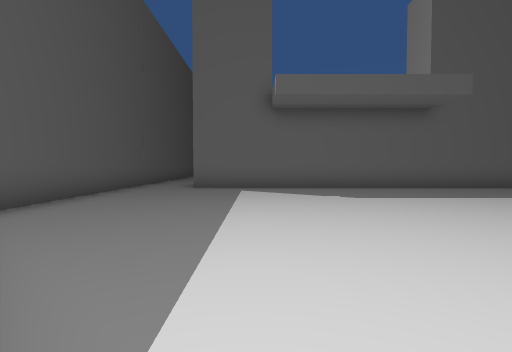
view 1 (above)

24 first-person views from a walk through a Unity game level. The camera is 1.4 m above the floor, tilts 2° down and sees 80° across. The floor is counted in squares, 2 m on a side. Each view is taken from the middle of a square. On the plan, view 1 faces up. The plan holds only what a view shows up to about 10 squares ahead; the rest is blank. The place goes on beyond the plan. The player is left out.

view 2
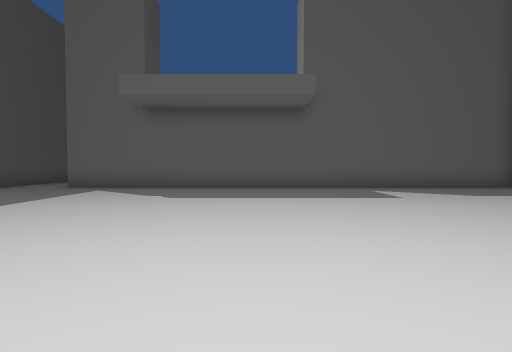

view 3
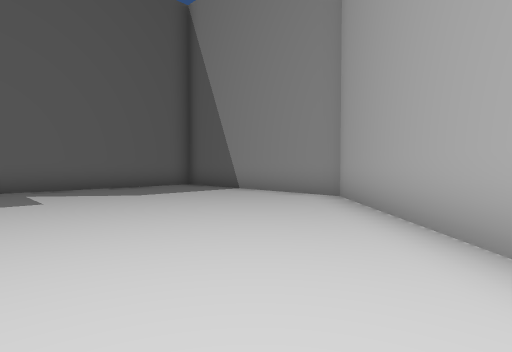

view 4
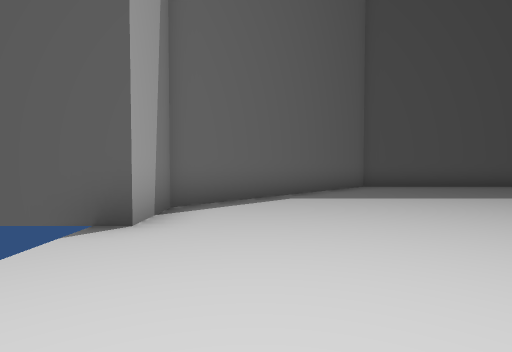

view 5
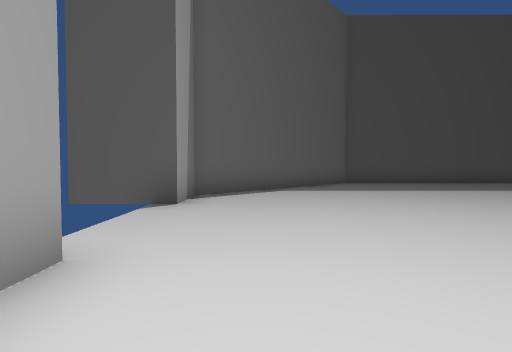

view 6
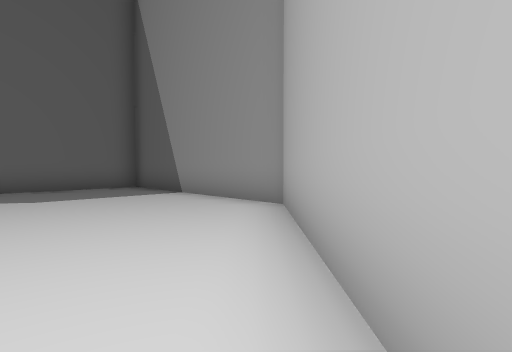

view 7
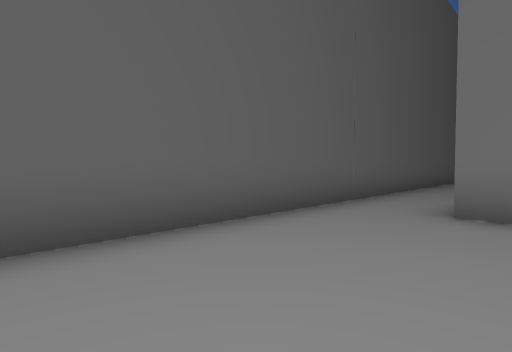

view 8
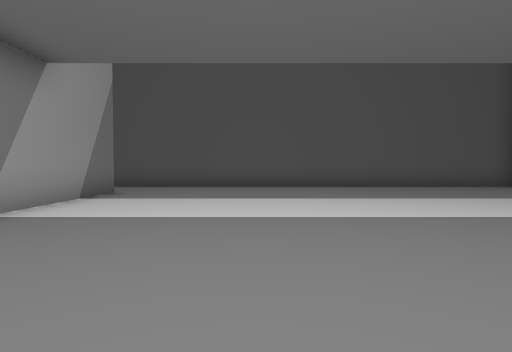

view 9
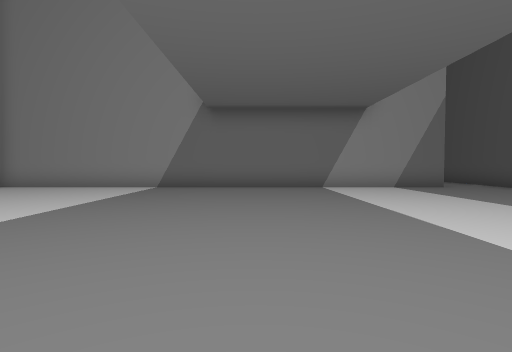

view 10
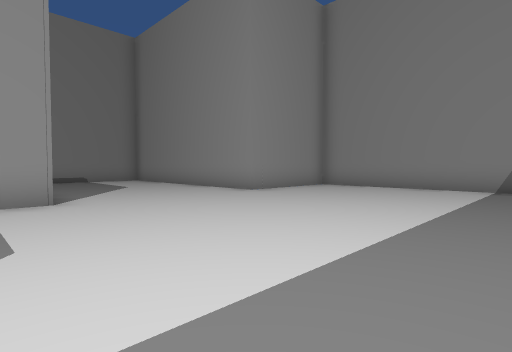

view 11
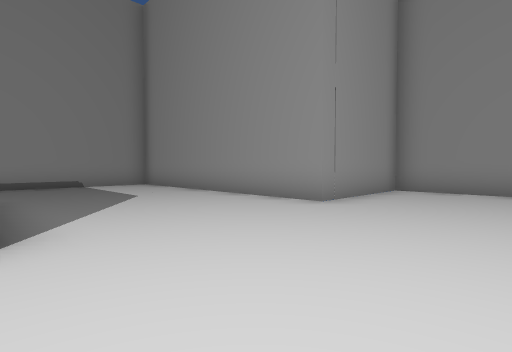

view 12
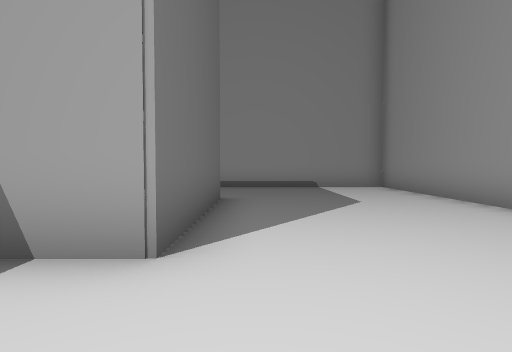

view 13
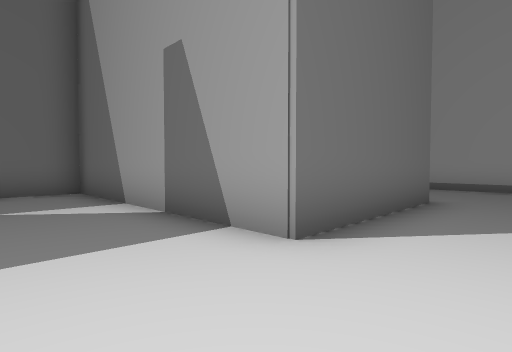

view 14
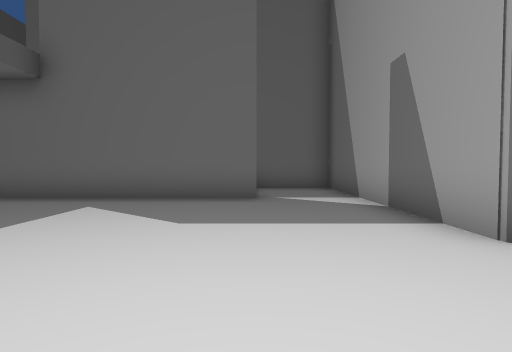

view 15
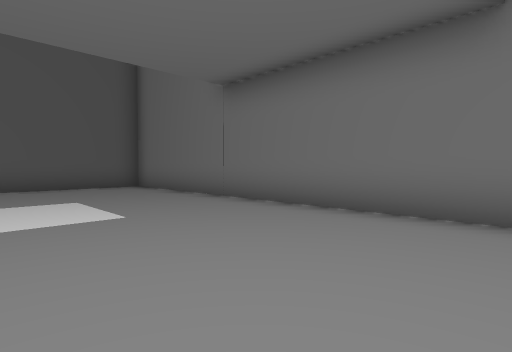

view 16
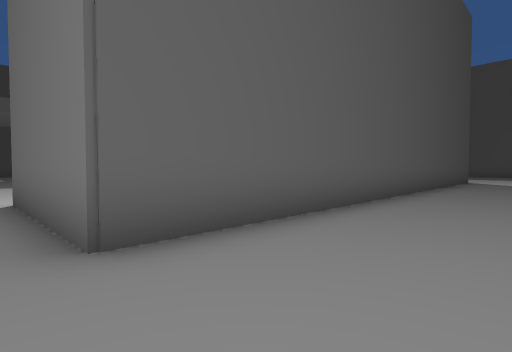

view 17
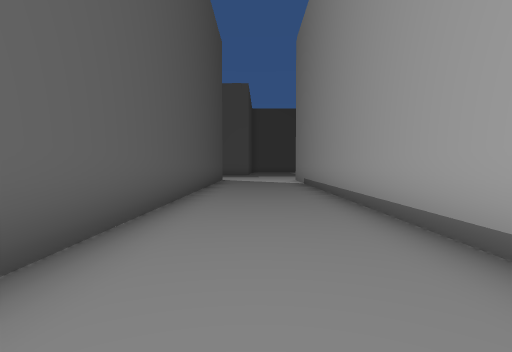

view 18
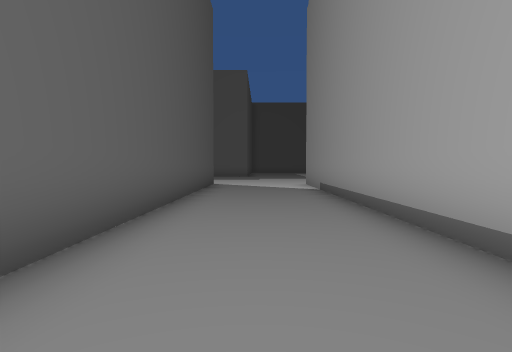

view 19
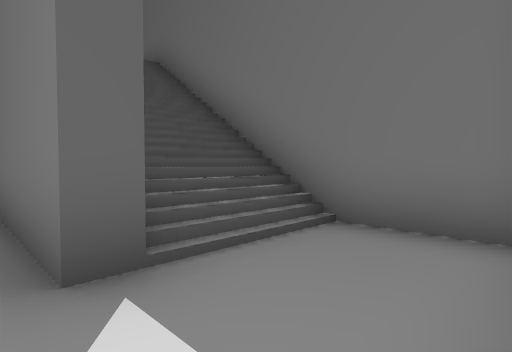

view 20
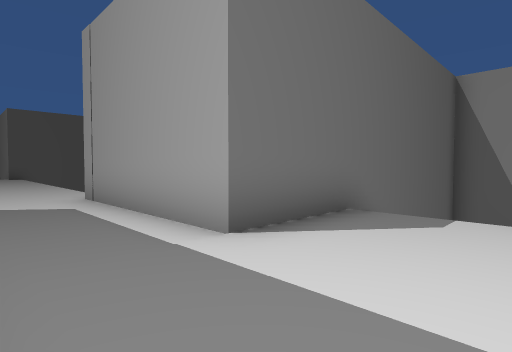

view 21
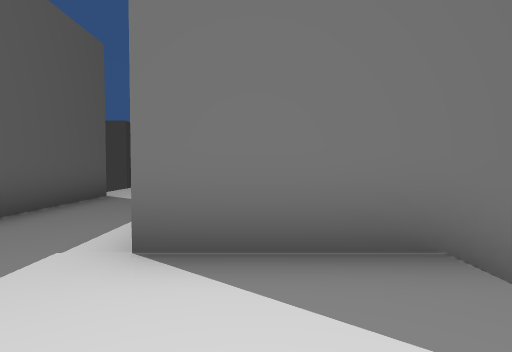

view 22
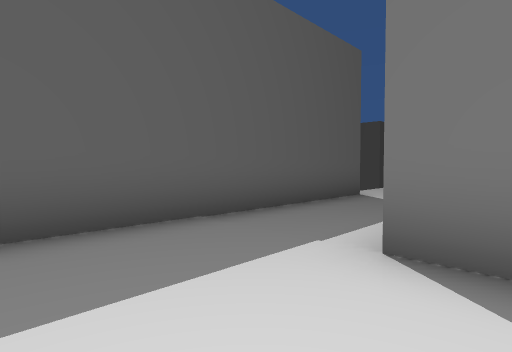

view 23
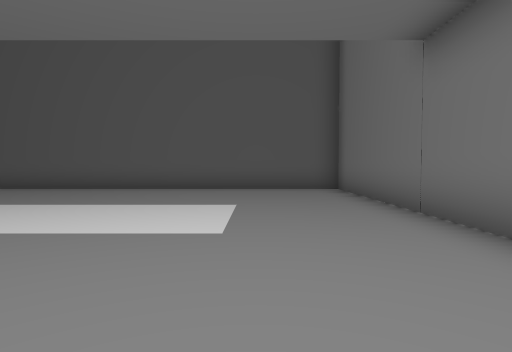

view 24
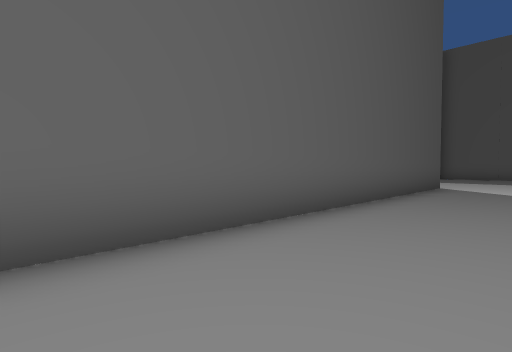

### Floor plan
Key: @ floor where view 1 was taken; # wall or solid block; . main floor; : floor 6 m higher than the main floor; / step, stairs or slope.
Columns run from 4 left of view 1 to 20 right of it. Each row starts with its distance up from view 1.
 32                     #...#
 31     #//#            #...#
 30     #::#            #...#
 29     #::#            #...#
 28     #::#            #...#
 27     #::###########  #...#
 26     #::::://///..#  #...#
 25     #::::://///..#  #...#
 24 #####:::::#####..#  #...#
 23 #................#  #...#
 22 #................#  #...#
 21 #................#  #...#
 20 #................####...#
 19 #.......................#
 18 #.......................#
 17 #.......................#
 16 #.......................#
 15 #................########
 14 #................#
 13 #................#
 12 #................#
 11 #.################
 10 #.################
  9 #................#
  8 #................#
  7 #................#
  6 #................#
  5 #................#
  4 #................#
  3 #...............##
  2 ##.............##
  1  ##...........##
  0   ##@........##
 -1    ##.......
 -2     ###   #

Where each view was taken, in squares from view 1:
view 1: 0 up, 0 right, facing up
view 2: 0 up, 4 right, facing up
view 3: 0 up, 6 right, facing up-right
view 4: 0 up, 6 right, facing left
view 5: 0 up, 8 right, facing left
view 6: 0 up, 8 right, facing up-right
view 7: 5 up, 1 left, facing up-left
view 8: 15 up, 6 right, facing left
view 9: 21 up, 4 right, facing down
view 10: 21 up, 6 right, facing down-right
view 11: 20 up, 9 right, facing down-right
view 12: 19 up, 10 right, facing right
view 13: 18 up, 10 right, facing up-right
view 14: 17 up, 10 right, facing up
view 15: 19 up, 6 right, facing up-left
view 16: 19 up, 19 right, facing up-left
view 17: 19 up, 18 right, facing up
view 18: 22 up, 18 right, facing up
view 19: 23 up, 12 right, facing up-left
view 20: 24 up, 1 right, facing up-right
view 21: 24 up, 4 right, facing up
view 22: 24 up, 4 right, facing up-left
view 23: 21 up, 5 right, facing left
view 24: 23 up, 19 right, facing up-left
